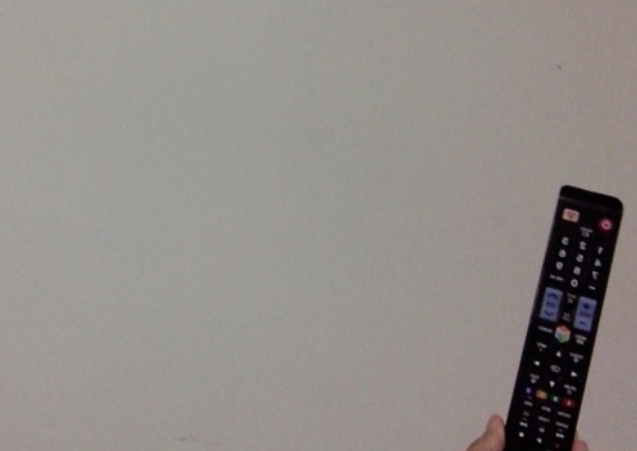
#> input picture Prak 3/gambar/img6.png, 637 x 451 px
$ jupyter execute --allow-errors 2008107010030_M.AfkarSiddiq_Prak3.ipynb
#> lines starting #> are read from the running program, lines starting #| are printed output that depends on the picture
# Praktikum Visi Komputer
## Modul ke-3

## Color, Histogram, Thresholding, dan Pemprosesan Citra

Pada modul ini, kita akan mempelajari tentang beberapa dasar dari pemprosesan citra seperti warna, histogram, thresholding yang sangat berguna pada visi komputer. Selain itu saat kita bekerja dengan gambar/image/citra, bisa saja kita perlu memproses citra seperti mempertajam citra, menggabungkan citra, menggunakan filter.

### Konversi warna

OpenCV memiliki banyak sekali fungsi yang berkaitan dengan warna. Ada model warna yang cocok untuk perangkat input seperti camera, ada yang cocok untuk perangkat output seperti TV, printer, layar komputer. Namun terdapat 3 model warna yang umum digunakan yaitu:
- Grayscale. Grayscale merupakan model yang mengurangi informasi warna menjadi nilai gray. Biasanya setiap piksel pada image grayscale direpresentasikan oleh satu nilai 8-bit dalam rentang 0 (hitam) hingga 255 (putih). Bisa digunakan untuk memproses image yang hanya perlu informasi brightness seperti pada deteksi wajah.
- BGR. BGR adalah model warna blue-green-red, di mana setiap piksel memiliki 3 nilai 8-bit yang merepresentasikan komponen/channel biru/blue, hijau/green dan merah/red. Contoh piksel [0, 0, 0] untuk hitam, [255, 0, 0] untuk biru, [0, 255, 0] untuk hijau, [0, 0, 255] untuk merah, dan [255, 255, 255] untuk putih.
- HSV. Model HSV menggunakan 3 channel berbeda. Hue merupakan rona atau corak warna, Saturation merupakan intensitas atau kekuatan warna dan value merupakan kecerahan dari warna.

Model warna default pada OpenCV adalah BGR. Model yang digunakan pada komputasi disebut model additive, yang berkaitan dengan cahaya/light. Cahaya memiliki reaksi berbeda dibandingkan lukisan/paint. Nilai [0, 255, 255] bermakna tidak ada biru, hijau penuh dan merah penuh sehingga hasilnya adalah kuning. Tapi pada lukisan, warna hijau dan merah jika dicampur menjadi warna coklat.

[cell 1]
import cv2

#download image di: https://i.im.ge/2021/09/09/QJP3s1.jpg
img = cv2.imread('gambar/input.jpg')
#> (the rest of this cell did not finish here and is left out)

#> (a cell that did not finish here is left out)

Gambar versi YUV sebelumnya malah menjadi jelek dan tidak jelas. Sebenarnya karena `yuv_img` dalam bentuk array NumPy, kita dapat melakukan slicing dan menampilkan setiap channel secara terpisah.

#> (a cell that did not finish here is left out)

Apabila kita melihat hasil dari pemisahan YUV di atas, channel Y sama dengan citra grayscale, yang merepresentasikan nilai intensitas. Channel U dan V merepresentasikan informasi warna. U proyeksi biru, V proyeksi merah.

#> (a cell that did not finish here is left out)

#> (a cell that did not finish here is left out)

### Image Sampling and Quantization

Jenis citra
- Citra biner : hanya mengandung piksel berwarna hitam (0) atau putih (1).
- Citra grayscale : mengandung piksel yang bernilai dari hitam (0), shade of gray (1-254), putih (255).
- Citra warna : memiliki beberapa channel warna. Dapat direpresentasikan dengan beberapa model warna yang berbeda (RGB, HSV, YUV, dan lainnya)

Sampling dan resolusi

Citra sebenarnya adalah sampel, sebab sifatnya tidak continuous (berlanjut). Citra terdiri dari piksel yang diskrit dengan ukuran dan kepadatan (*density*) tertentu.

Resolusi adalah parameter sampling yang ditulis dalam bentuk *dots per inch* (DPI). Nilai standar DPI untuk suatu layar adalah 72 DPI. Piksel akan dikuantisasi (*quantization*). Kuantisasi (*quantization*) merupakan proses mendigitasi intensitas sinyal objek pada koordinat piksel yang menjadi sampel. Lihat gambar di bawah agar dapat lebih paham.

<a href="https://im.ge/i/orqUDJ"></a>

Berikut beberapa perbedaan resolusi.
[](https://im.ge/i/orqhEy)

### Histogram

Histogram akan mengukur frekuensi kecerahan (*brightness*) di dalam suatu citra: berapa banyak nilai piksel tertentu muncul pada suatu citra. Histogram dapat membantu kita mendeteksi fitur tertentu pada citra, seperti:
- langit dengan awan sedikit: histogram yang tidak terlalu bergerigi menunjukkan warna yang konsisten
- rumput: histogram yang bergerigi menunjukkan banyaknya variasi pada warna.
[](https://im.ge/i/orqYfC)

Histogram dapat digunakan untuk menyediakan deskripsi terukur dari bentuk sesuatu, sehingga dapat menjadi input pada classifier. Histogram sangatlah lazim digunakan pada setiap aspek dari visi komputer. Penggunaanya seperti pada:
- histogram grayscale untuk thresholding.
- histogram untuk mengetahui keseimbangan warna putih
- histogram warna untuk pelacakan objek dalam citra (pada algoritma CamShift)
- histogram warna dapat digunakan untuk fitur
- histogram dari gradient citra untuk membentuk deskriptor HOG dan SIFT
- histogram untuk merepresentasikan bag-of-visual-words pada pencarian citra dan *machine learning*

Jadi histogram ini sangatlah penting karena histogram menangkap distribusi frekuensi dan sekumpulan data. Pengamatan terhadap distribusi frekuensi ini merupakan cara yang umum digunakan mulai dari teknik sederhana pada pemprosesan citra hingga algoritma kompleks pada *machine learning*. Histogram dapat divisualisasikan sebagai grafik (atau plot) yang memberikan intuisi tingkat tinggi dari distribusi intensitas (nilai piksel).

Di sini kita akan mengasumsikan ruang warna RGB, sehingga nilai piksel akan berada dalam kisaran 0 hingga 255. Saat memplot histogram, sumbu x berfungsi sebagai "bin". Jika kita membuat histogram dengan 256 bin, maka kita secara efektif menghitung berapa kali setiap nilai piksel muncul. Sebaliknya, jika kita hanya menggunakan 2 bin (berspasi sama), maka kita menghitung berapa kali piksel berada dalam kisaran [0, 128] atau [128, 255]. Berapa banyak piksel yang di '*binned*' pada sumbu x akan diplotkan nilainya pada sumbu y. Contoh penggambaran histogram dapat dilihat pada gambar di bawah.

<a href="https://im.ge/i/orsLjq"></a>

Kita akan lihat contoh sederhana pada gambar di bawah. Anggap kita punya citra 5x5 dengan nilai piksel antara 0 hingga 4. Langkah pertama dalam membuat histogram, kita buat terlebih dahulu tabel histogram, dengan menghitung berapa banyak jumlah untuk setiap intensitas piksel. Kemudian kita dapat dengan mudah menghasilkan histogram dengan membuat *bar chart* berdasarkan tabel histogram tersebut.

[](https://im.ge/i/orstjc)

<b>Gambar 1. Contoh perhitungan histogram</b>

Langkah-langkah membuat histogram tersebut dapat dilihat pada kode program di bawah ini.

[cell 6]
#program berisi fungsi untuk membuat histogram
import matplotlib.pyplot as plt
import numpy as np
import cv2

def generate_histogram(img, do_print):
    """
    @params: img: can be a grayscale or color image. We calculate the Normalized histogram of this image.
    @params: do_print: if or not print the result histogram
    @return: will return both histogram and the grayscale image
    """
    if len(img.shape) == 3: # img is colorful, so we convert it to grayscale
        gr_img = np.mean(img, axis=-1)
    else:
        gr_img = img
    '''now we calc grayscale histogram'''
    gr_hist = np.zeros([256])

    for x_pixel in range(gr_img.shape[0]):
        for y_pixel in range(gr_img.shape[1]):
            pixel_value = int(gr_img[x_pixel, y_pixel])
            gr_hist[pixel_value] += 1

    '''normalizing the Histogram''' #optional
    gr_hist /= (gr_img.shape[0] * gr_img.shape[1])
    if do_print:
        print_histogram(gr_hist, name="n_h_img", title="Normalized Histogram")
    return gr_hist, gr_img

def print_histogram(_histrogram, name, title):
    plt.figure()
    plt.title(title)
    plt.plot(_histrogram, color='#ef476f')
    plt.bar(np.arange(len(_histrogram)), _histrogram, color='#b7b7a4')
    plt.ylabel('Number of Pixels')
    plt.xlabel('Pixel Value')
    plt.savefig("hist_" + name)

[cell 7]
#Kita akan coba fungsi di atas dengan menggunakan gambar yang terdiri dari warna hitam dan putih
#download di https://i.im.ge/2021/10/13/orsCTG.png

img = cv2.imread('gambar/img7.png')
#> (the rest of this cell did not finish here and is left out)

Kode program di atas merupakan program untuk melakukan kalkulasi histogram. OpenCV juga memiliki method/fungsi khusus untuk melakukan kalkulasi histogram yaitu `cv2.calcHist(images,channels,mask,histSize,ranges)`.
- images: merupakan citra yang akan dikalkulasikan histogramnya.
- channels: berupa indeks dari channel yang akan dihitung histogramnya. Untuk menghitung histogram dari grayscale maka nilainya adalah [0]. Untuk menghitung histogram dari channel RGB, maka masing-masing nilainya [0, 1, 2].
- mask: None jika tidak pakai mask.
- histSize: berupa jumlah bin yang akan digunakan ketika menghitung histogram. [32,32,32] merupakan contoh 32 bin untuk setiap channel. Ukuran bin bisa saja beda.
- ranges: berupa rentang dari nilai piksel yang mungkin. Normalnya [0, 256] untuk setiap channel pada RGB, tapi untuk selain RGB bisa saja berbeda.

[cell 8]
#Kalkulasi histogram dengan cv2.calcHist
from matplotlib import pyplot as plt
import cv2

# load the input image and convert it to grayscale
image = cv2.imread('gambar/img7.png')
#> (the rest of this cell did not finish here and is left out)

Pahami makna histogram yang dihasilkan pada gambar di atas. Dapat dilihat bahwa pada sumbu x=0, sumbu y berkisar 80000, kemudian pada sumbu x=255, sumbu y berkisar 220000. Maknanya histogram ini menunjukan bahwa gambar umumnya terdiri dari warna kehitaman sekitar 1/3 dari keseluruhan piksel, lalu warna keputihan sekitar 2/3 dari keseluruhan piksel (atau sisanya).

[cell 9]
#Kita akan mencoba membuat histogram untuk gambar yang lain
#download di https://i.im.ge/2022/09/05/O8IOWK.img6.png
from matplotlib import pyplot as plt
import cv2

# load the input image and convert it to grayscale
image = cv2.imread('gambar/img6.png')
#> image is the input picture: shape (451, 637, 3); mean B, G, R 137.5, 141.2, 146.2
image = cv2.cvtColor(image, cv2.COLOR_BGR2GRAY)
#> image: shape (451, 637)

# compute a grayscale histogram
hist = cv2.calcHist([image], [0], None, [256], [0, 256])
#> hist = 256 values, max 20763 at index 155, min 0 at index 165, mean 1122.2

# matplotlib expects RGB images so convert and then display the image
# with matplotlib
plt.figure()
plt.axis("off")
plt.imshow(cv2.cvtColor(image, cv2.COLOR_GRAY2RGB))

# plot the histogram
plt.figure()
plt.title("Grayscale Histogram")
plt.xlabel("Bins")
plt.ylabel("# of Pixels")
plt.plot(hist)
plt.xlim([0, 256])
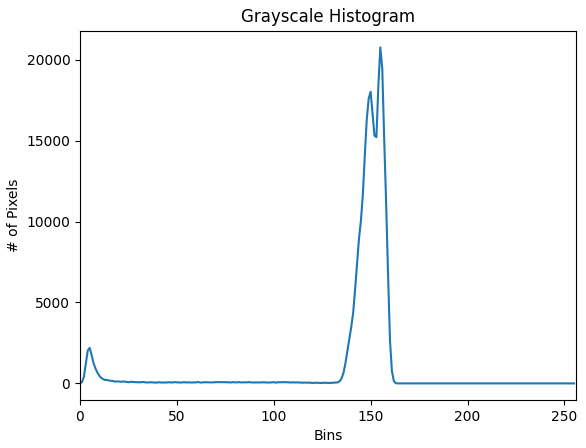
#> figure drawn by matplotlib, 1 panel; curve peaks at x = 155, y = 20763

Pahami kembali makna histogram yang dihasilkan pada gambar di atas. Dapat dilihat bahwa warna kehitaman di awal berjumlah sekitar 2000, dan ini menunjukkan titik fokus menarik kita yaitu gambar remote. Kemudian warna keabuan yang jumlahnya sangat banyak (nilai sumbu y tinggi) menunjukkan background dari gambar ini.

Silahkan anda mencoba membuat histogram untuk gambar-gambar lain, lalu pahami histogram dari gambar-gambar tersebut.

Histogram juga dapat dibuat untuk citra berwarna. Pada kode program berikut, kita akan membuat histogram untuk citra BGR.

[cell 10]
#Kalkulasi histogram untuk citra berwarna https://i.im.ge/2021/10/13/orIBvf.jpg
from matplotlib import pyplot as plt
import cv2

# load the input image
image = cv2.imread('gambar/pantai.jpg')

# matplotlib expects RGB images so convert and then display the image
# with matplotlib
plt.figure()
plt.axis("off")
#> (the rest of this cell did not finish here and is left out)

Pada contoh sebelumnya, kita menghitung histogram untuk satu channel pada satu waktu. Berikut ini kita akan lihat histogram multi-dimensi yang menggunakan 2 channel pada satu waktu.

Histogram multi-dimensi akan dijelaskan dengan menggunakan kata AND. Contohnya kita ingin menjawab pertanyaan berikut:
- Berapa banyak piksel yang memiliki nilai Red 10 AND nilai Blue 30?
- Berapa banyak piksel yang memiliki nilai Green 200 AND nilai Red 130?
Dengan menggunakan konjungtif AND, kita dapat membuat histogram multi-dimensi. Perhatikan contoh berikut ini.

[cell 11]
#Kalkulasi histogram untuk citra berwarna https://i.im.ge/2021/10/13/orIBvf.jpg
from matplotlib import pyplot as plt
import cv2

# load the input image
image = cv2.imread('gambar/pantai.jpg')

# matplotlib expects RGB images so convert and then display the image
# with matplotlib
plt.figure()
plt.axis("off")
#> (the rest of this cell did not finish here and is left out)

Pada histogram multi-dimensi di atas digunakan 32 bin. Sebab jika digunakan 256 bin untuk setiap dimensi pada histogram 2D maka hasil akhirnya menjadi 65536 (256x256) piksel yang harus dihitung. Hal ini bisa membuang-buang resource (memory) juga tidak praktis. Umumnya histogram multi-dimensi menggunakan 8-64 bin.

Apa makna dari 32 bin?

[cell 12]
# plot a 2D color histogram for the green and red channels
fig = plt.figure()
ax = fig.add_subplot(111)
#> (the rest of this cell did not finish here and is left out)

[cell 13]
# plot a 2D color histogram for blue and red channels
fig = plt.figure()
ax = fig.add_subplot(111)
#> (the rest of this cell did not finish here and is left out)

### Histogram equalization

Histogram equalization biasanya digunakan untuk meningkatkan kekontrasan pada citra. Menghitung nilai CDF (cumulative distributive function) merupakan cara yang umum digunakan untuk menyeimbangkan (*equalizing*) histogram dari suatu citra. Pada gambar 2 ditampilkan contoh perhitungan nilai CDF dan histogram yang didapat pada gambar 1. Kemudian gambar 3 menampilkan histogram equalization untuk gambar 2.

<b>Gambar 2. Contoh perhitungan CDF untuk histogram pada Gambar 1</b>
[](https://im.ge/i/orU6zJ)

<b>Gambar 3. Gambar histogram equalization</b>
[](https://im.ge/i/orUPOy)

Metode histogram equalization berguna pada citra yang mengandung foregroud dan background yang keduanya gelap atau keduanya terang. Terkadang hasilnya menjadi gambar yang kurang realistis. Namun metode ini biasanya digunakan untuk meningkatkan kekontrasan pada citra medical ataupun citra satelit.

[cell 14]
#load image dan ubah ke grayscale
image = cv2.imread('gambar/pantai.jpg')
#> (the rest of this cell did not finish here and is left out)

### Histogram dan mask

Pada penjelasan tentang method/fungsi calcHist terdapat parameter mask. Mask digunakan untuk memfokuskan pada region spesifik pada suatu citra. Berikut ini, kita akan coba membuat mask dan menhitung histogram hanya untuk bagian mask tersebut.

[cell 15]
# Histogram pada mask region
from matplotlib import pyplot as plt
import numpy as np
import cv2

#we created function for easier call later
def plot_histogram(image, title, mask=None):
    # split the image into its respective channels, then initialize
    # the tuple of channel names along with our figure for plotting
#> called with title = 'Histogram for Original Image'
    chans = cv2.split(image)
    colors = ("b", "g", "r")
    plt.figure()
    plt.title(title)
    plt.xlabel("Bins")
    plt.ylabel("# of Pixels")
    # loop over the image channels
    for (chan, color) in zip(chans, colors):
        # create a histogram for the current channel and plot it
        hist = cv2.calcHist([chan], [0], mask, [256], [0, 256])
        plt.plot(hist, color=color)
        plt.xlim([0, 256])

# load the beach image and plot a histogram for it
image = cv2.imread('gambar/pantai.jpg')
plot_histogram(image, "Histogram for Original Image")
cv2.imshow("Original", image)
cv2.waitKey(0)
